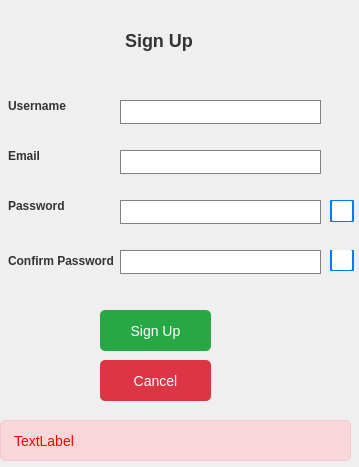
<?xml version="1.0" encoding="UTF-8"?>
<ui version="4.0">
 <class>SignUp</class>
 <widget class="QDialog" name="SignUp">
  <property name="geometry">
   <rect>
    <x>0</x>
    <y>0</y>
    <width>359</width>
    <height>467</height>
   </rect>
  </property>
  <property name="windowTitle">
   <string>Dialog</string>
  </property>
  <widget class="QLabel" name="Title_Label">
   <property name="geometry">
    <rect>
     <x>110</x>
     <y>20</y>
     <width>101</width>
     <height>41</height>
    </rect>
   </property>
   <property name="styleSheet">
    <string notr="true">color: #333; /* Text gri închis */
    font-family: Arial, sans-serif;
    font-size: 18px; /* Dimensiune mare pentru titlu */
    font-weight: bold; /* Text îngroșat */
    padding: 10px; /* Margine interioară */</string>
   </property>
   <property name="text">
    <string>Sign Up</string>
   </property>
  </widget>
  <widget class="QLabel" name="Username_Label">
   <property name="geometry">
    <rect>
     <x>0</x>
     <y>90</y>
     <width>91</width>
     <height>31</height>
    </rect>
   </property>
   <property name="styleSheet">
    <string notr="true">QLabel {
    color: #333; /* Text gri închis */
    font-family: Arial, sans-serif;
    font-size: 12px; /* Dimensiune text */
    font-weight: bold; /* Text îngroșat */
    padding: 5px; /* Margine interioară */
}
</string>
   </property>
   <property name="text">
    <string>Username</string>
   </property>
  </widget>
  <widget class="QLabel" name="Email_label">
   <property name="geometry">
    <rect>
     <x>0</x>
     <y>140</y>
     <width>91</width>
     <height>31</height>
    </rect>
   </property>
   <property name="styleSheet">
    <string notr="true">QLabel {
    color: #333; /* Text gri închis */
    font-family: Arial, sans-serif;
    font-size: 12px; /* Dimensiune text */
    font-weight: bold; /* Text îngroșat */
    padding: 5px; /* Margine interioară */
}
</string>
   </property>
   <property name="text">
    <string>Email</string>
   </property>
  </widget>
  <widget class="QLabel" name="Password_Label">
   <property name="geometry">
    <rect>
     <x>0</x>
     <y>190</y>
     <width>91</width>
     <height>31</height>
    </rect>
   </property>
   <property name="styleSheet">
    <string notr="true">QLabel {
    color: #333; /* Text gri închis */
    font-family: Arial, sans-serif;
    font-size: 12px; /* Dimensiune text */
    font-weight: bold; /* Text îngroșat */
    padding: 5px; /* Margine interioară */
}
</string>
   </property>
   <property name="text">
    <string>Password</string>
   </property>
  </widget>
  <widget class="QLabel" name="Confirm_Label">
   <property name="geometry">
    <rect>
     <x>0</x>
     <y>240</y>
     <width>121</width>
     <height>41</height>
    </rect>
   </property>
   <property name="styleSheet">
    <string notr="true">QLabel {
    color: #333; /* Text gri închis */
    font-family: Arial, sans-serif;
    font-size: 12px; /* Dimensiune text */
    font-weight: bold; /* Text îngroșat */
    padding: 5px; /* Margine interioară */
}
</string>
   </property>
   <property name="text">
    <string>Confirm Password</string>
   </property>
  </widget>
  <widget class="QLineEdit" name="Username_LineEdit">
   <property name="geometry">
    <rect>
     <x>120</x>
     <y>100</y>
     <width>201</width>
     <height>24</height>
    </rect>
   </property>
   <property name="styleSheet">
    <string notr="true">QLineEdit {
    border: 1px solid gray;
    background-color: white; 
    color: black; 
}</string>
   </property>
   <property name="text">
    <string/>
   </property>
  </widget>
  <widget class="QLineEdit" name="Email_LineEdit">
   <property name="geometry">
    <rect>
     <x>120</x>
     <y>150</y>
     <width>201</width>
     <height>24</height>
    </rect>
   </property>
   <property name="styleSheet">
    <string notr="true">QLineEdit {
    border: 1px solid gray;
    background-color: white; 
    color: black; 
}</string>
   </property>
   <property name="text">
    <string/>
   </property>
  </widget>
  <widget class="QLineEdit" name="Password_LineEdit">
   <property name="geometry">
    <rect>
     <x>120</x>
     <y>200</y>
     <width>201</width>
     <height>24</height>
    </rect>
   </property>
   <property name="styleSheet">
    <string notr="true">QLineEdit {
    border: 1px solid gray;
    background-color: white; 
    color: black; 
}</string>
   </property>
   <property name="echoMode">
    <enum>QLineEdit::EchoMode::Password</enum>
   </property>
  </widget>
  <widget class="QLineEdit" name="Confirm_LineEdit">
   <property name="geometry">
    <rect>
     <x>120</x>
     <y>250</y>
     <width>201</width>
     <height>24</height>
    </rect>
   </property>
   <property name="styleSheet">
    <string notr="true">QLineEdit {
    border: 1px solid gray;
    background-color: white; 
    color: black; 
}</string>
   </property>
   <property name="echoMode">
    <enum>QLineEdit::EchoMode::Password</enum>
   </property>
  </widget>
  <widget class="QPushButton" name="SignUp_but">
   <property name="geometry">
    <rect>
     <x>100</x>
     <y>310</y>
     <width>111</width>
     <height>41</height>
    </rect>
   </property>
   <property name="styleSheet">
    <string notr="true">QPushButton {
    background-color: #28a745; /* Verde pentru buton */
    color: white; /* Text alb */
    border: none; /* Fără contur */
    border-radius: 5px; /* Colțuri rotunjite */
    padding: 10px; /* Margine interioară */
    font-size: 14px; /* Dimensiune text */
}
QPushButton:hover {
    background-color: #218838; /* Verde mai închis la hover */
}
QPushButton:pressed {
    background-color: #1e7e34; /* Verde mai închis la apăsare */
}</string>
   </property>
   <property name="text">
    <string>Sign Up</string>
   </property>
  </widget>
  <widget class="QPushButton" name="Cancel_but">
   <property name="geometry">
    <rect>
     <x>100</x>
     <y>360</y>
     <width>111</width>
     <height>41</height>
    </rect>
   </property>
   <property name="styleSheet">
    <string notr="true">QPushButton {
    background-color: #dc3545; /* Roșu pentru buton */
    color: white; /* Text alb */
    border: none; /* Fără contur */
    border-radius: 5px; /* Colțuri rotunjite */
    padding: 10px; /* Margine interioară */
    font-size: 14px; /* Dimensiune text */
}
QPushButton:hover {
    background-color: #c82333; /* Roșu mai închis la hover */
}
QPushButton:pressed {
    background-color: #bd2130; /* Roșu mai închis la apăsare */
}</string>
   </property>
   <property name="text">
    <string>Cancel</string>
   </property>
  </widget>
  <widget class="QLabel" name="Error_Label">
   <property name="geometry">
    <rect>
     <x>0</x>
     <y>420</y>
     <width>351</width>
     <height>41</height>
    </rect>
   </property>
   <property name="styleSheet">
    <string notr="true"> color: red; /* Text roșu */
 background-color: #f8d7da; /* Fundal roz deschis */
    border: 1px solid #f5c6cb; /* Contur roz închis */
    border-radius: 5px; /* Colțuri rotunjite */
    padding: 10px; /* Margine interioară */
    font-size: 14px; /* Dimensiune text */
    display: none; /* Ascuns inițial, va fi arătat la nevoie */

</string>
   </property>
   <property name="text">
    <string>TextLabel</string>
   </property>
  </widget>
  <widget class="QCheckBox" name="checkBox">
   <property name="geometry">
    <rect>
     <x>330</x>
     <y>200</y>
     <width>71</width>
     <height>22</height>
    </rect>
   </property>
   <property name="styleSheet">
    <string notr="true">QCheckBox { 
        spacing: 5px; 
        font-size: 14px;
        color: #333;
    }
    QCheckBox::indicator { 
        width: 20px; 
        height: 20px; /* Înălțimea checkbox-ului */
        border: 2px solid #007BFF; /* Marginea checkbox-ului */
        border-radius: 3px; /* Marginile rotunjite */
        background-color: white; /* Culoarea de fundal */
    }
    QCheckBox::indicator:checked { 
        background-color: #007BFF; /* Culoarea de fundal când este selectat */
        border: 2px solid #0056b3; /* Culoarea marginii când este selectat */
    }
    QCheckBox::indicator:unchecked { 
        background-color: white; /* Culoarea de fundal când nu este selectat */
    }</string>
   </property>
   <property name="text">
    <string/>
   </property>
  </widget>
  <widget class="QCheckBox" name="checkBox_2">
   <property name="geometry">
    <rect>
     <x>330</x>
     <y>250</y>
     <width>61</width>
     <height>21</height>
    </rect>
   </property>
   <property name="autoFillBackground">
    <bool>false</bool>
   </property>
   <property name="styleSheet">
    <string notr="true">QCheckBox { 
        spacing: 5px; /* Spațiere între checkbox și text */
        font-size: 14px; /* Dimensiunea textului */
        color: #333; /* Culoarea textului */
    }
    QCheckBox::indicator { 
        width: 20px; /* Lățimea checkbox-ului */
        height: 20px; /* Înălțimea checkbox-ului */
        border: 2px solid #007BFF; /* Marginea checkbox-ului */
        border-radius: 3px; /* Marginile rotunjite */
        background-color: white; /* Culoarea de fundal */
    }
    QCheckBox::indicator:checked { 
        background-color: #007BFF; /* Culoarea de fundal când este selectat */
        border: 2px solid #0056b3; /* Culoarea marginii când este selectat */
    }
    QCheckBox::indicator:unchecked { 
        background-color: white; /* Culoarea de fundal când nu este selectat */
    }</string>
   </property>
   <property name="text">
    <string/>
   </property>
  </widget>
 </widget>
 <resources/>
 <connections/>
</ui>
